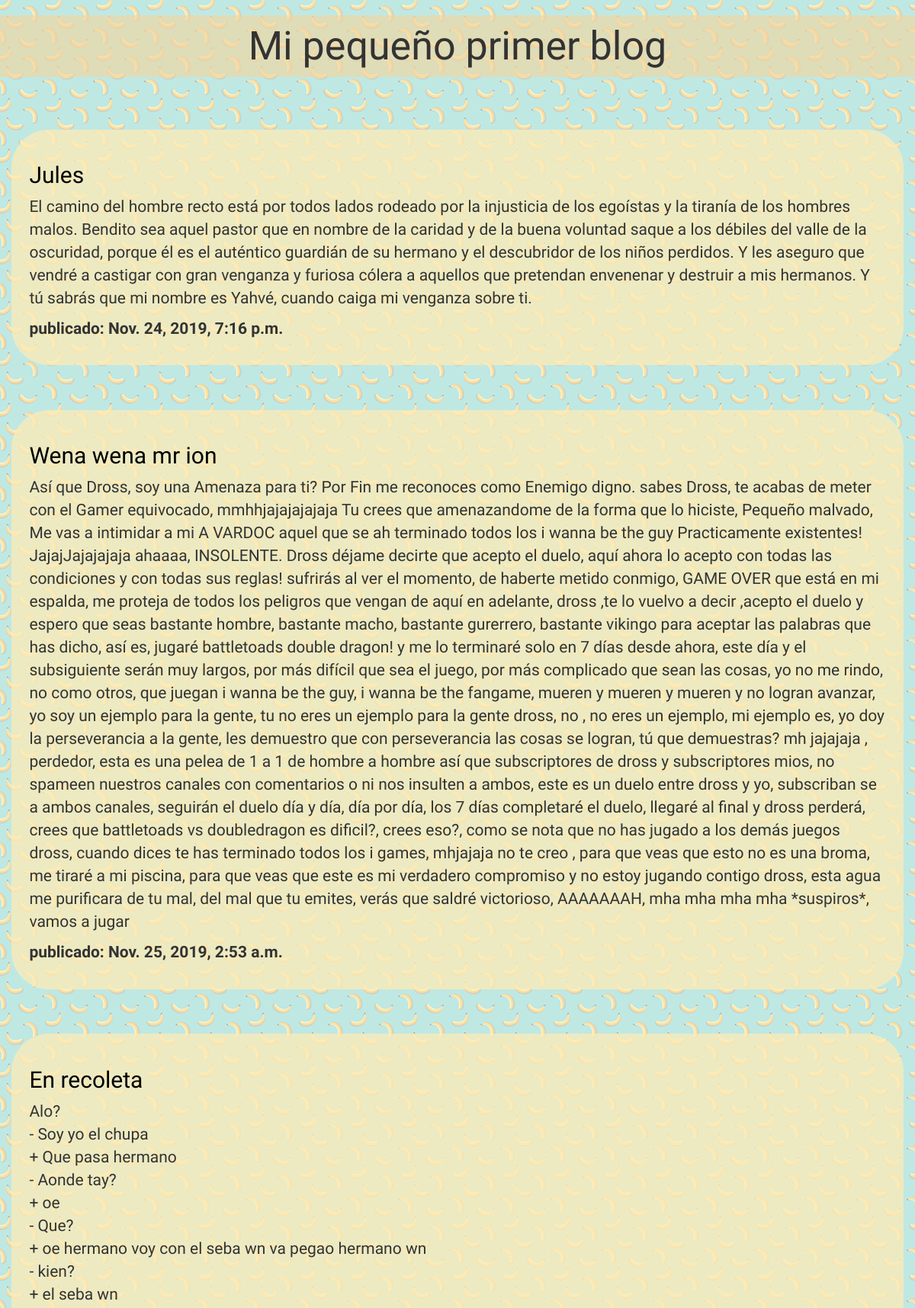
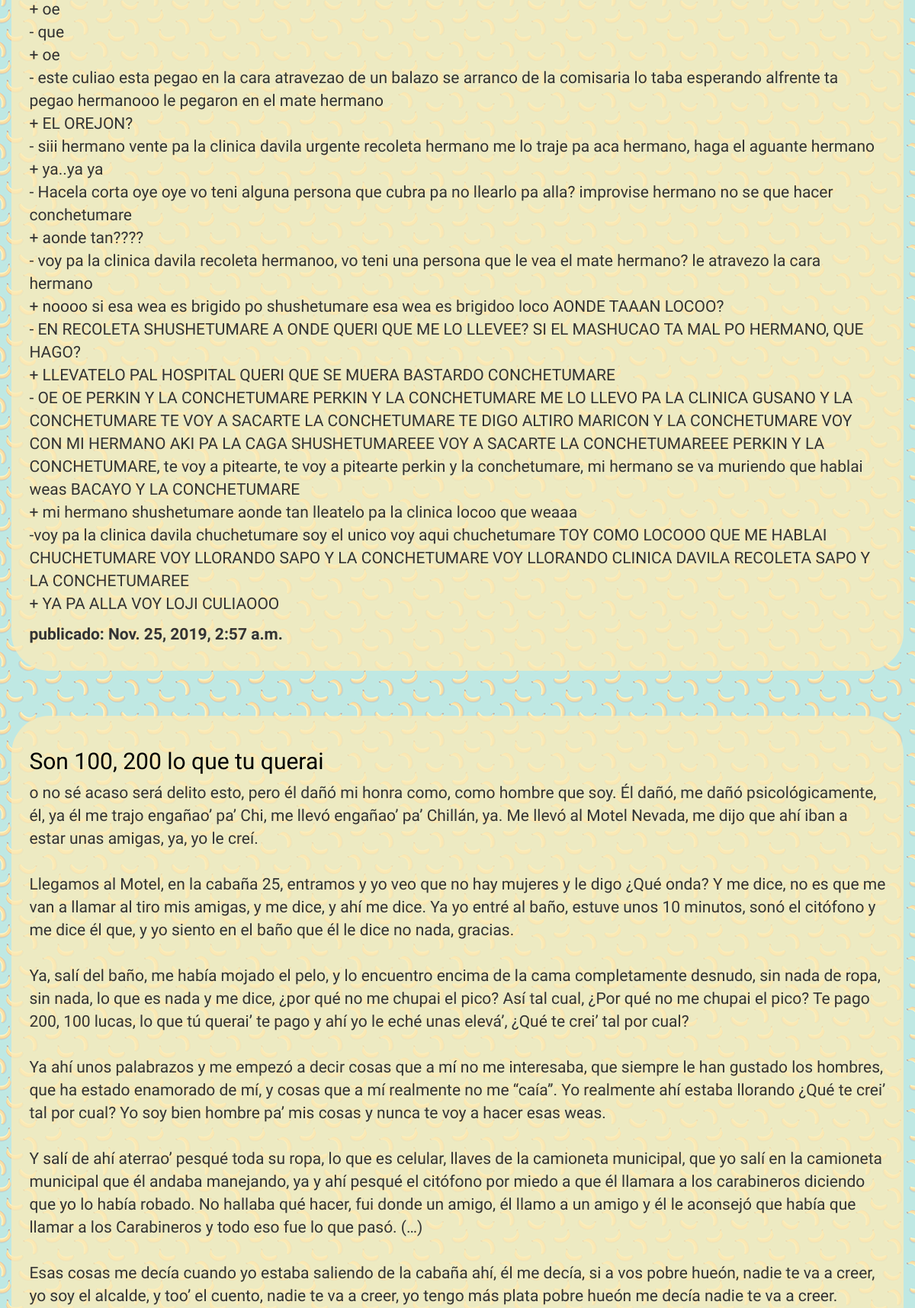
The page / (upper part) on the database its author committed (2 pictures, top to bottom).
### blog/models.py (models this page shows, shortened)
class Post(models.Model):
    author = models.ForeignKey('auth.User', on_delete=models.CASCADE)
    title = models.CharField(max_length=200)
    text = models.TextField()
    created_date = models.DateTimeField(
            default=timezone.now)
    published_date = models.DateTimeField(
            blank=True, null=True)

### blog/views.py (the view)
# urls.py: path('', views.post_list, name='post_list'),
def post_list(request):
    posts = Post.objects.filter(published_date__lte=timezone.now()).order_by('published_date')
    return render(request, 'blog/post_list.html', {'posts': posts})

### blog/templates/blog/post_list.html (shortened to what this page needs)
<!DOCTYPE html> {% load static %}
<html lang="es">
<head>
    <link rel="stylesheet" href="//maxcdn.bootstrapcdn.com/bootstrap/3.2.0/css/bootstrap.min.css">
    <link rel="stylesheet" href="//maxcdn.bootstrapcdn.com/bootstrap/3.2.0/css/bootstrap-theme.min.css">
    <link rel="stylesheet" href="{% static 'css/styles.css' %}">
</head>
<body>
    <div>
        <h1>Mi pequeño primer blog</h1>
    </div>
    <div class="container">
        <div class="row">
            <div class="col ">
                {% for post in posts %}
                <div class="caja">
                    <h2>{{ post.title }}</h2>
                    <p>{{ post.text|linebreaksbr }}</p>
                    <p> <b>publicado: {{ post.published_date }}</b></p>
                </div>
                {% endfor %}
            </div>
        </div>
    </div>
</body>
</html>

### blog/static/css/styles.css (style rules this page uses)
body { background-image: url(../img/patterns.png); }
h1 { text-align: center; background-color: rgba(242, 214, 162, 0.651); font-size: 52px; font-family: 'Notable', sans-serif; padding: 1%; }
.caja h2 { color: black; font-family: 'Notable', sans-serif; }
.caja p { font-size: 1.5em; font-family: 'Marvel', sans-serif; }
.caja { background-color: rgba(252, 236, 184, 0.76); border-radius: 50px; float: left; margin: 5% 0 0 0%; padding: 2%; }

### rows shown on the page
Post: title "Jules", text "El camino del hombre recto está por todos lados rodeado por la injusticia de los egoístas y la tiranía de los hombres malos. Bendito sea aquel pastor que en nombre de la caridad y de la buena voluntad saque a los débiles del valle de la oscuridad, porque él es el auténtico guardián de su hermano y el descubridor de los niños perdidos. Y les aseguro que vendré a castigar con gran venganza y furiosa cólera a aquellos que pretendan envenenar y destruir a mis hermanos. Y tú sabrás que mi nombre es Yahvé, cuando caiga mi venganza sobre ti.", published_date "Nov. 24, 2019, 7:16 p.m."
Post: title "Wena wena mr ion", text "Así que Dross, soy una Amenaza para ti? Por Fin me reconoces como Enemigo digno. sabes Dross, te acabas de meter con el Gamer equivocado, mmhhjajajajajaja Tu crees que amenazandome de la forma que lo hiciste, Pequeño malvado, Me vas a intimidar a mi A VARDOC aquel que se ah terminado todos los i wanna be the guy Practicamente existentes! JajajJajajajaja ahaaaa, INSOLENTE. Dross déjame decirte que acepto el duelo, aquí ahora lo acepto con todas las condiciones y con todas sus reglas! sufrirás al ver el momento, de haberte metido conmigo, GAME OVER que está en mi espalda, me proteja de todos los peligros que vengan de aquí en adelante, dross ,te lo vuelvo a decir ,acepto el duelo y espero que…", published_date "Nov. 25, 2019, 2:53 a.m."
Post: title "En recoleta", text "Alo? - Soy yo el chupa + Que pasa hermano - Aonde tay? + oe - Que? + oe hermano voy con el seba wn va pegao hermano wn - kien? + el seba wn + oe - que + oe - este culiao esta pegao en la cara atravezao de un balazo se arranco de la comisaria lo taba esperando alfrente ta pegao hermanooo le pegaron en el mate hermano + EL OREJON? - siii hermano vente pa la clinica davila urgente recoleta hermano me lo traje pa aca hermano, haga el aguante hermano + ya..ya ya - Hacela corta oye oye vo teni alguna persona que cubra pa no llearlo pa alla? improvise hermano no se que hacer conchetumare + aonde tan???? - voy pa la clinica davila recoleta hermanoo, vo teni una persona que le vea el mate hermano?…", published_date "Nov. 25, 2019, 2:57 a.m."
Post: title "Son 100, 200 lo que tu querai", text "o no sé acaso será delito esto, pero él dañó mi honra como, como hombre que soy. Él dañó, me dañó psicológicamente, él, ya él me trajo engañao’ pa’ Chi, me llevó engañao’ pa’ Chillán, ya. Me llevó al Motel Nevada, me dijo que ahí iban a estar unas amigas, ya, yo le creí. Llegamos al Motel, en la cabaña 25, entramos y yo veo que no hay mujeres y le digo ¿Qué onda? Y me dice, no es que me van a llamar al tiro mis amigas, y me dice, y ahí me dice. Ya yo entré al baño, estuve unos 10 minutos, sonó el citófono y me dice él que, y yo siento en el baño que él le dice no nada, gracias. Ya, salí del baño, me había mojado el pelo, y lo encuentro encima de la cama completamente desnudo, sin nada de…"
